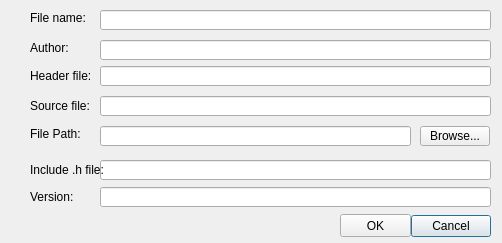
<?xml version="1.0" encoding="UTF-8"?>
<ui version="4.0">
 <class>settingDialog</class>
 <widget class="QDialog" name="settingDialog">
  <property name="geometry">
   <rect>
    <x>0</x>
    <y>0</y>
    <width>502</width>
    <height>243</height>
   </rect>
  </property>
  <property name="windowTitle">
   <string>settingDialog</string>
  </property>
  <widget class="QDialogButtonBox" name="buttonBox">
   <property name="geometry">
    <rect>
     <x>150</x>
     <y>210</y>
     <width>341</width>
     <height>32</height>
    </rect>
   </property>
   <property name="orientation">
    <enum>Qt::Horizontal</enum>
   </property>
   <property name="standardButtons">
    <set>QDialogButtonBox::Cancel</set>
   </property>
  </widget>
  <widget class="QLabel" name="fileNameLabel">
   <property name="geometry">
    <rect>
     <x>30</x>
     <y>10</y>
     <width>81</width>
     <height>16</height>
    </rect>
   </property>
   <property name="text">
    <string>File name:</string>
   </property>
  </widget>
  <widget class="QLabel" name="filePathLabel">
   <property name="geometry">
    <rect>
     <x>30</x>
     <y>126</y>
     <width>81</width>
     <height>16</height>
    </rect>
   </property>
   <property name="text">
    <string>File Path:</string>
   </property>
  </widget>
  <widget class="QLabel" name="fileHeaderLabel">
   <property name="geometry">
    <rect>
     <x>30</x>
     <y>66</y>
     <width>81</width>
     <height>20</height>
    </rect>
   </property>
   <property name="text">
    <string>Header file:</string>
   </property>
  </widget>
  <widget class="QLabel" name="fileSourceLabel">
   <property name="geometry">
    <rect>
     <x>30</x>
     <y>96</y>
     <width>81</width>
     <height>20</height>
    </rect>
   </property>
   <property name="text">
    <string>Source file:</string>
   </property>
  </widget>
  <widget class="QLineEdit" name="fileNameLine">
   <property name="geometry">
    <rect>
     <x>100</x>
     <y>10</y>
     <width>391</width>
     <height>20</height>
    </rect>
   </property>
  </widget>
  <widget class="QLineEdit" name="fileHeaderLine">
   <property name="geometry">
    <rect>
     <x>100</x>
     <y>66</y>
     <width>391</width>
     <height>20</height>
    </rect>
   </property>
  </widget>
  <widget class="QLineEdit" name="fileSourceLine">
   <property name="geometry">
    <rect>
     <x>100</x>
     <y>96</y>
     <width>391</width>
     <height>20</height>
    </rect>
   </property>
  </widget>
  <widget class="QLineEdit" name="filePathLine">
   <property name="geometry">
    <rect>
     <x>100</x>
     <y>126</y>
     <width>311</width>
     <height>20</height>
    </rect>
   </property>
  </widget>
  <widget class="QPushButton" name="browseButton">
   <property name="geometry">
    <rect>
     <x>420</x>
     <y>126</y>
     <width>70</width>
     <height>20</height>
    </rect>
   </property>
   <property name="text">
    <string>Browse...</string>
   </property>
  </widget>
  <widget class="QPushButton" name="buttonOK">
   <property name="geometry">
    <rect>
     <x>340</x>
     <y>214</y>
     <width>71</width>
     <height>23</height>
    </rect>
   </property>
   <property name="text">
    <string>OK</string>
   </property>
  </widget>
  <widget class="QLabel" name="authorLabel">
   <property name="geometry">
    <rect>
     <x>30</x>
     <y>40</y>
     <width>81</width>
     <height>16</height>
    </rect>
   </property>
   <property name="text">
    <string>Author:</string>
   </property>
  </widget>
  <widget class="QLineEdit" name="authorLine">
   <property name="geometry">
    <rect>
     <x>100</x>
     <y>40</y>
     <width>391</width>
     <height>20</height>
    </rect>
   </property>
  </widget>
  <widget class="QLineEdit" name="includeHeaderFileLine">
   <property name="geometry">
    <rect>
     <x>100</x>
     <y>160</y>
     <width>391</width>
     <height>20</height>
    </rect>
   </property>
  </widget>
  <widget class="QLabel" name="includeHeaderFileLabel">
   <property name="geometry">
    <rect>
     <x>30</x>
     <y>160</y>
     <width>81</width>
     <height>20</height>
    </rect>
   </property>
   <property name="text">
    <string>Include .h file:</string>
   </property>
  </widget>
  <widget class="QLabel" name="versionLabel">
   <property name="geometry">
    <rect>
     <x>30</x>
     <y>187</y>
     <width>81</width>
     <height>20</height>
    </rect>
   </property>
   <property name="text">
    <string>Version:</string>
   </property>
  </widget>
  <widget class="QLineEdit" name="versionLine">
   <property name="geometry">
    <rect>
     <x>100</x>
     <y>187</y>
     <width>391</width>
     <height>20</height>
    </rect>
   </property>
  </widget>
 </widget>
 <resources/>
 <connections>
  <connection>
   <sender>buttonBox</sender>
   <signal>rejected()</signal>
   <receiver>settingDialog</receiver>
   <slot>reject()</slot>
   <hints>
    <hint type="sourcelabel">
     <x>316</x>
     <y>260</y>
    </hint>
    <hint type="destinationlabel">
     <x>286</x>
     <y>274</y>
    </hint>
   </hints>
  </connection>
  <connection>
   <sender>buttonBox</sender>
   <signal>accepted()</signal>
   <receiver>settingDialog</receiver>
   <slot>accept()</slot>
   <hints>
    <hint type="sourcelabel">
     <x>248</x>
     <y>254</y>
    </hint>
    <hint type="destinationlabel">
     <x>157</x>
     <y>274</y>
    </hint>
   </hints>
  </connection>
 </connections>
</ui>
